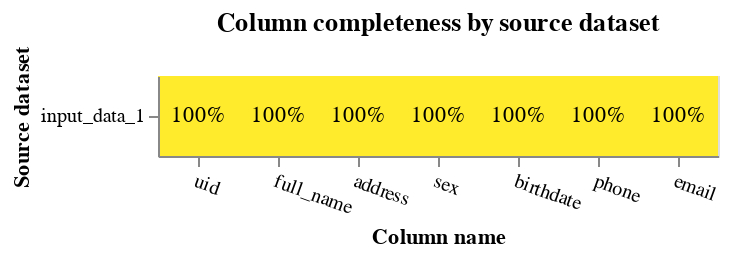

Source (notebook cell):
### Code cell
db_api = DuckDBAPI()
completeness_chart(df1, db_api)

### Figure 1 — Vega-Lite specification as saved in the notebook (floating-point values rounded to 4 significant figures)
{"config": {"view": {"continuousWidth": 400, "continuousHeight": 300}}, "layer": [{"mark": "rect", "encoding": {"color": {"field": "completeness", "legend": null, "scale": {"scheme": "darkred", "zero": true}, "type": "quantitative"}, "tooltip": [{"field": "source_dataset", "title": "Source dataset", "type": "nominal"}, {"field": "total_rows_inc_nulls", "format": ",", "title": "# of records", "type": "quantitative"}, {"field": "column_name", "title": "Column name", "type": "nominal"}, {"field": "total_null_rows", "format": ",", "title": "# of nulls", "type": "quantitative"}, {"field": "completeness", "format": ".1%", "type": "quantitative"}], "x": {"axis": {"labelAngle": 20}, "field": "column_name", "sort": {"field": "mean_comp", "order": "descending"}, "title": "Column name", "type": "nominal"}, "y": {"field": "source_dataset", "title": "Source dataset", "type": "nominal"}}, "title": "Column completeness by source dataset", "transform": [{"joinaggregate": [{"op": "mean", "field": "completeness", "as": "mean_comp"}], "groupby": ["column_name"]}]}, {"mark": {"type": "text"}, "encoding": {"color": {"condition": {"test": "datum['completeness'] < 0.5", "value": "white"}, "value": "black"}, "text": {"field": "completeness", "format": ".0%", "type": "quantitative"}, "x": {"axis": {"labelAngle": 0}, "field": "column_name", "sort": {"field": "mean_comp", "order": "descending"}, "type": "nominal"}, "y": {"field": "source_dataset", "type": "nominal"}}, "transform": [{"joinaggregate": [{"op": "mean", "field": "completeness", "as": "mean_comp"}], "groupby": ["column_name"]}]}], "data": {"name": "data-28876f840e01f0eb7ec2cb32621575ba"}, "height": {"step": 40}, "width": {"step": 40}, "$schema": "https://vega.github.io/schema/vega-lite/v5.9.3.json", "datasets": {"data-28876f840e01f0eb7ec2cb32621575ba": [{"source_dataset": "input_data_1", "column_name": "uid", "total_null_rows": 0, "total_rows_inc_nulls": 8639816, "completeness": 1.0}, {"source_dataset": "input_data_1", "column_name": "full_name", "total_null_rows": 0, "total_rows_inc_nulls": 8639816, "completeness": 1.0}, {"source_dataset": "input_data_1", "column_name": "email", "total_null_rows": 2, "total_rows_inc_nulls": 8639816, "completeness": 1.0}, {"source_dataset": "input_data_1", "column_name": "address", "total_null_rows": 0, "total_rows_inc_nulls": 8639816, "completeness": 1.0}, {"source_dataset": "input_data_1", "column_name": "sex", "total_null_rows": 0, "total_rows_inc_nulls": 8639816, "completeness": 1.0}, {"source_dataset": "input_data_1", "column_name": "birthdate", "total_null_rows": 0, "total_rows_inc_nulls": 8639816, "completeness": 1.0}, {"source_dataset": "input_data_1", "column_name": "phone", "total_null_rows": 0, "total_rows_inc_nulls": 8639816, "completeness": 1.0}]}}
